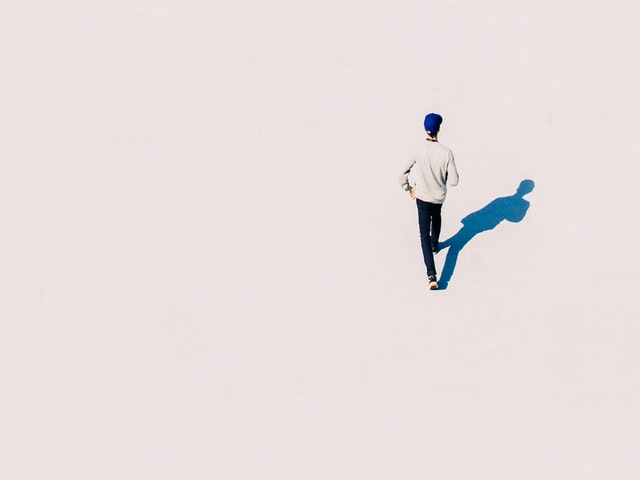
#> input picture python_opencv_project/14_15_16_17_18_OpenCV_uygulamalar/test_images/body.jpg, 640 x 480 px
$ python adim4renk_aktarimi_kod.py --source ../python_opencv_project/14_15_16_17_18_OpenCV_uygulamalar/test_images/body.jpg --target ../python_opencv_project/14_15_16_17_18_OpenCV_uygulamalar/test_images/car.jpg
#> lines starting #> are read from the running program, lines starting #| are printed output that depends on the picture
### pyimagesearch_opencv/adim4renk_aktarimi.py
"""
GÖRÜNTÜLER ARASINDA SÜPER HIZLI RENK AKTARIMI:
renk aktarim algoritmasi ;
1. kaynak görüntü gir (taklit edilmesini istediğiniz renk uzayını içerir)   sourcetarget , color_transfer
2. L*a*b* renk alanına dönüştür resimleri
3. kanalları bölün
4. her kanal için ortalama ve standart sapmasını hesapla       image_stats
5. görüntünün kanallarının ortalamasını kanallardan çıkarın
6. kanalları standart sapması oranıyla ölçeklendirin             source_target
7. kanalların ortalamasını ekleyin
8. [0,255] aralık dışında değerleri kırpın
9. kanallari birleştirin
10. L*a*b* dan RGB ye çevirin
"""
#BU KOD SAYFASI adim4renk_aktarimi_kod.py dosyasında kullanılacaktır
# gerekli paketleri içeri aktar
import numpy as np
import cv2
def color_transfer(source, target,clip=True, preserve_paper=True):
	# görüntüleri RGB'den L * ab * renk alanına dönüştürün,
	# kayan nokta veri türünü kullandığınızdan emin olun (not: OpenCV
	# float'ların 32 bit olmasını bekler, bu nedenle 64 bit yerine bunu kullanın)
	source = cv2.cvtColor(source, cv2.COLOR_BGR2LAB).astype("float32")
	target = cv2.cvtColor(target, cv2.COLOR_BGR2LAB).astype("float32")

    #  Kaynak ve hedef görüntüler için renk istatistiklerini hesaplayın
	(lMeanSrc, lStdSrc, aMeanSrc, aStdSrc, bMeanSrc, bStdSrc) = image_stats(source)
	(lMeanTar, lStdTar, aMeanTar, aStdTar, bMeanTar, bStdTar) = image_stats(target)
	# Ortalamayı hedef görüntüden çıkarın
	(l, a, b) = cv2.split(target)
	l -= lMeanTar
	a -= aMeanTar
	b -= bMeanTar
	# standart sapmalara göre ölçeklendirin
	l = (lStdTar / lStdSrc) * l
	a = (aStdTar / aStdSrc) * a
	b = (bStdTar / bStdSrc) * b
	# kaynak ortalamasını ekleyin
	l += lMeanSrc
	a += aMeanSrc
	b += bMeanSrc
	# Piksel yoğunluklarını dışarıda kalırlarsa [0, 255] olarak kırpın
	l = np.clip(l, 0, 255)
	a = np.clip(a, 0, 255)
	b = np.clip(b, 0, 255)
	#  kanalları birleştirin ve RGB rengine geri dönüştürün
	# 8 bitlik işaretsiz tamsayı verilerini kullandığınızdan emin olun
	transfer = cv2.merge([l, a, b])
	transfer = cv2.cvtColor(transfer.astype("uint8"), cv2.COLOR_LAB2BGR)

	# aktarılan renkli görüntüyü döndür
	return transfer

def image_stats(image):
	# Her kanalın ortalama ve standart sapmasını hesaplayın
	(l, a, b) = cv2.split(image)
	(lMean, lStd) = (l.mean(), l.std())
	(aMean, aStd) = (a.mean(), a.std())
	(bMean, bStd) = (b.mean(), b.std())
	# renk istatistiklerini döndür
	return (lMean, lStd, aMean, aStd, bMean, bStd)

### pyimagesearch_opencv/adim4renk_aktarimi_kod.py

# gerekli paketleri yükle
from adim4renk_aktarimi import color_transfer
import numpy as np
import argparse
import cv2

def show_image(title, image, width = 300):
	# görüntüyü oranlarını bozmadan boyutlandırın
	r = width / float(image.shape[1])
	dim = (width, int(image.shape[0] * r))
	resized = cv2.resize(image, dim, interpolation = cv2.INTER_AREA)

	# resmi göster
	cv2.imshow(title, resized)

#boolen değerlerini yönetmek için yardımcı fonksiyondur
# Bu, kullanıcıdan alınan clip ve preservePaper argümanlarının boolean olarak işlenmesini sağlar.
def str2bool(v):
    if v.lower() in ('yes', 'true', 't', 'y', '1'):
        return True
    elif v.lower() in ('no', 'false', 'f', 'n', '0'):
        return False
    else:
        raise argparse.ArgumentTypeError('Boolean value expected.')

#argüman ayrıştıcısını oluştur ve ayrıştır
ap = argparse.ArgumentParser()
ap.add_argument("-s", "--source", required = True,help = "Path to the source image")
ap.add_argument("-t", "--target", required = True,help = "Path to the target image")
ap.add_argument("-c", "--clip", type = str2bool, default = 't',help = "Should np.clip scale L*a*b* values before final conversion to BGR? ""Approptiate min-max scaling used if False.")
ap.add_argument("-p", "--preservePaper", type = str2bool, default = 't',help = "Should color transfer strictly follow methodology layed out in original paper?")
ap.add_argument("-o", "--output", help = "Path to the output image (optional)")
args = vars(ap.parse_args())

#resimleri yükle
source = cv2.imread(args["source"])
#> source is the input picture: shape (480, 640, 3); mean B, G, R 224.1, 225, 232.8
target = cv2.imread(args["target"])
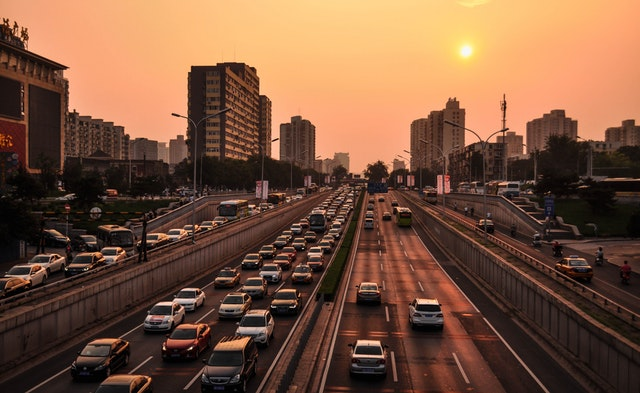
#> input picture python_opencv_project/14_15_16_17_18_OpenCV_uygulamalar/test_images/car.jpg, 640 x 393 px
#> target is the input picture: shape (393, 640, 3); mean B, G, R 61.5, 83.8, 120.7

# renk dağılımını kaynak görüntüden hedef resime aktarın
#clip ve preserve_paper parametreleri, renk aktarımının nasıl yapılacağını belirler.
transfer = color_transfer(source, target, clip=args["clip"], preserve_paper=args["preservePaper"])
#> in image_stats, `(l, a, b) = cv2.split(image)`:
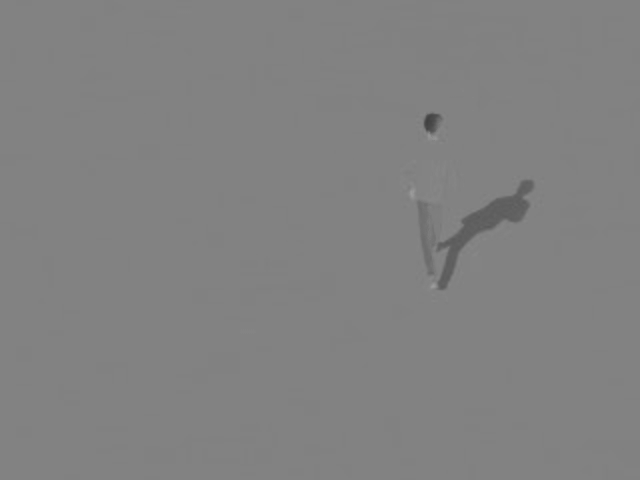
#> b: shape (480, 640) float32; min 64, max 156, mean 129.5
#> in image_stats, `(lMean, lStd) = (l.mean(), l.std())`: lMean = 229.8; lStd = 19.58
#> in image_stats, `(aMean, aStd) = (a.mean(), a.std())`: aMean = 130.3; aStd = 1.22
#> in image_stats, `(bMean, bStd) = (b.mean(), b.std())`: bMean = 129.5; bStd = 3.39
#> in color_transfer, `(lMeanSrc, lStdSrc, aMeanSrc, aStdSrc, bMeanSrc, bStdSrc) = image_stat..`: lMeanSrc = 229.8; lStdSrc = 19.58; aMeanSrc = 130.3; aStdSrc = 1.22; bMeanSrc = 129.5; bStdSrc = 3.39
#> in image_stats (call 2), `(l, a, b) = cv2.split(image)`:
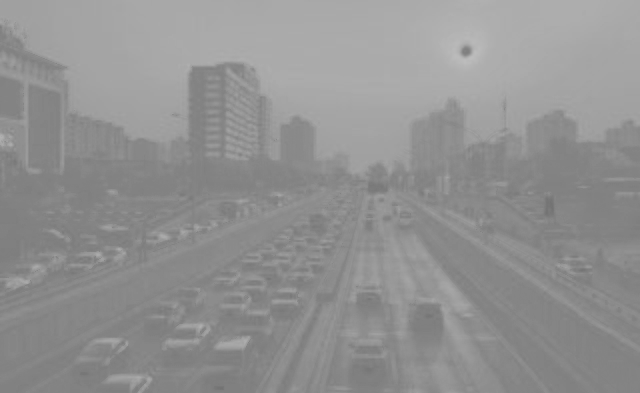
#> b: shape (393, 640) float32; min 115, max 188, mean 145.8
#> in image_stats (call 2), `(lMean, lStd) = (l.mean(), l.std())`: lMean = 95.17; lStd = 75.78
#> in image_stats (call 2), `(aMean, aStd) = (a.mean(), a.std())`: aMean = 140.2; aStd = 8.25
#> in image_stats (call 2), `(bMean, bStd) = (b.mean(), b.std())`: bMean = 145.8; bStd = 15.13
#> in color_transfer, `(lMeanTar, lStdTar, aMeanTar, aStdTar, bMeanTar, bStdTar) = image_stat..`: lMeanTar = 95.17; lStdTar = 75.78; aMeanTar = 140.2; aStdTar = 8.25; bMeanTar = 145.8; bStdTar = 15.13
#> in color_transfer, `a = np.clip(a, 0, 255)`:
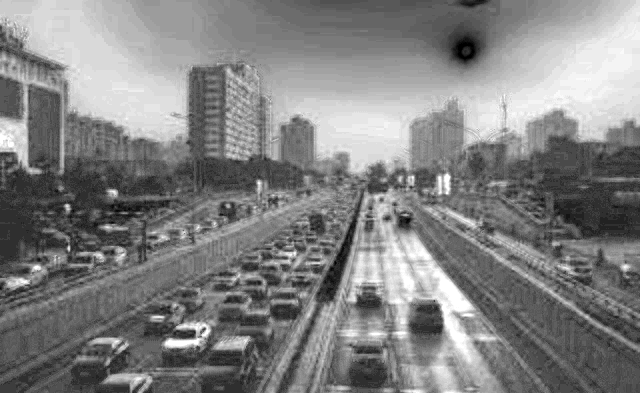
#> a: shape (393, 640) float32; min 0, max 255, mean 130.2
#> in color_transfer, `b = np.clip(b, 0, 255)`:
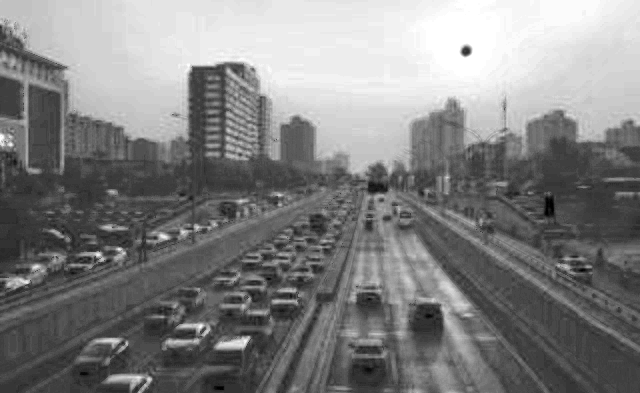
#> b: shape (393, 640) float32; min 0, max 255, mean 129.3
#> in color_transfer, `transfer = cv2.merge([l, a, b])`:
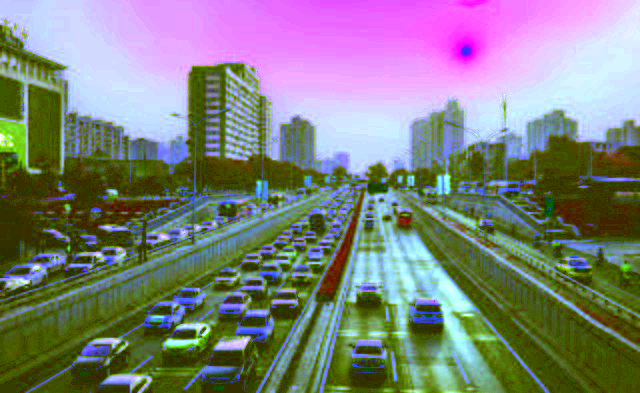
#> transfer: shape (393, 640, 3) float32; mean B, G, R 126.8, 130.2, 129.4

# çıktı görüntüsünün kaydedidilip kaydedilmeyeceğini kontrol edin , eğer -o ile bir yol belirtildiyse oraya kaydeder
if args["output"] is not None:
	cv2.imwrite(args["output"], transfer)

# resimleri görüntüleyin
show_image("Source", source)
show_image("Target", target)
show_image("Transfer", transfer)
#> call 3 of show_image, with title = 'Transfer', width = 300
#> in show_image (call 3), `resized = cv2.resize(image, dim, interpolation = cv2.INTER_AREA)`:
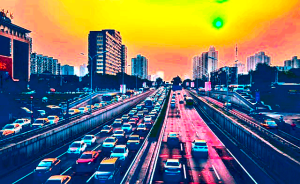
#> resized: shape (184, 300, 3); mean B, G, R 103.9, 114.8, 114.9
cv2.waitKey(0)
